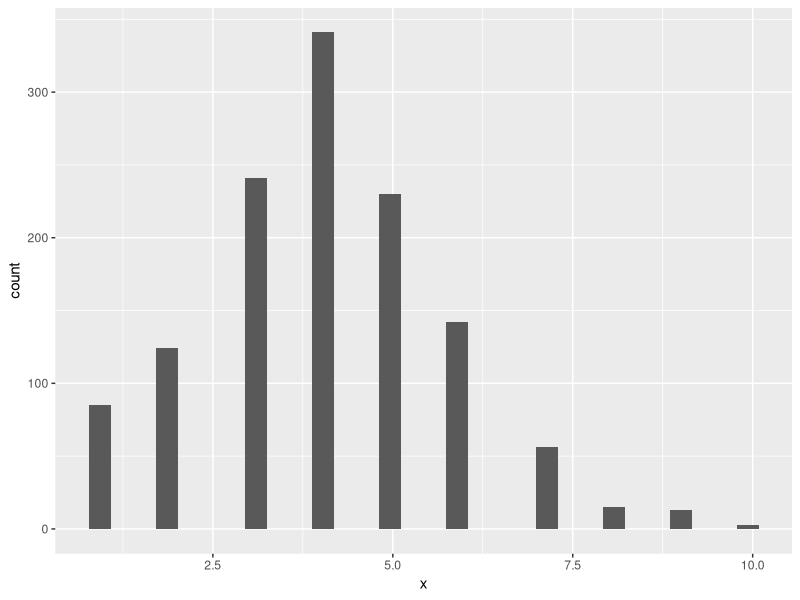
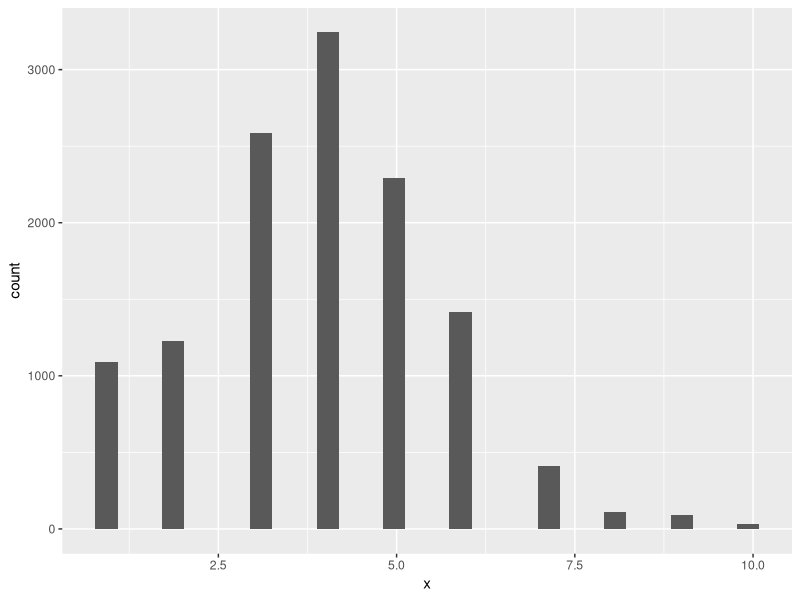
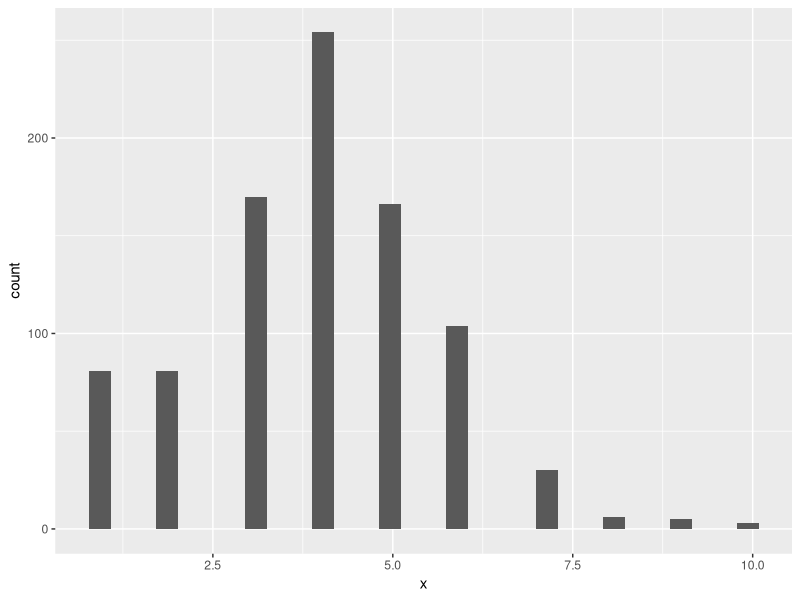

Write the R code that produced these figures, in order.
library("ggplot2")

ipod <- sample(c(rep(1, 250),
                 rep(2,300),
                 rep(3, 600),
                 rep(4, 800),
                 rep(5, 550),
                 rep(6, 350),
                 rep(7, 100),
                 rep(8, 25),
                 rep(9, 20),
                 rep(10, 5)))


# Phat ngau nhien 25 bai 50 lan
x <- NULL
for (i in c(1:50)){
  x <- c(x,sample(ipod,25))
}
x

playList <- data.frame(x)
playList

# ve bieu do histogram
p <- ggplot(playList, aes(x=x)) + 
  geom_histogram()
p

# xac suat xuat hien bai 6 phut tro len
a <- table(playList)
(a[6]+a[7]+a[8]+a[9]+a[10])/(50*25)
# 0.1504

# Phat ngau nhien 25 bai 500 lan
x <- NULL
for (i in c(1:500)){
  x <- c(x,sample(ipod,25))
}
x

playList <- data.frame(x)
playList

# ve bieu do histogram
p <- ggplot(playList, aes(x=x)) + 
  geom_histogram()
p

# xac suat xuat hien bai 6 phut tro len
a <- table(playList)
(a[6]+a[7]+a[8]+a[9]+a[10])/(500*25)
# 0.16928


# Phat ngau nhien 30 bai 30 lan
x <- NULL
for (i in c(1:30)){
  x <- c(x,sample(ipod,30))
}
x

playList <- data.frame(x)
playList

# ve bieu do histogram
p <- ggplot(playList, aes(x=x)) + 
  geom_histogram()
p

# xac suat xuat hien bai 6 phut tro len
a <- table(playList)
(a[6]+a[7]+a[8]+a[9]+a[10])/(30*30)
# 0.1744444















